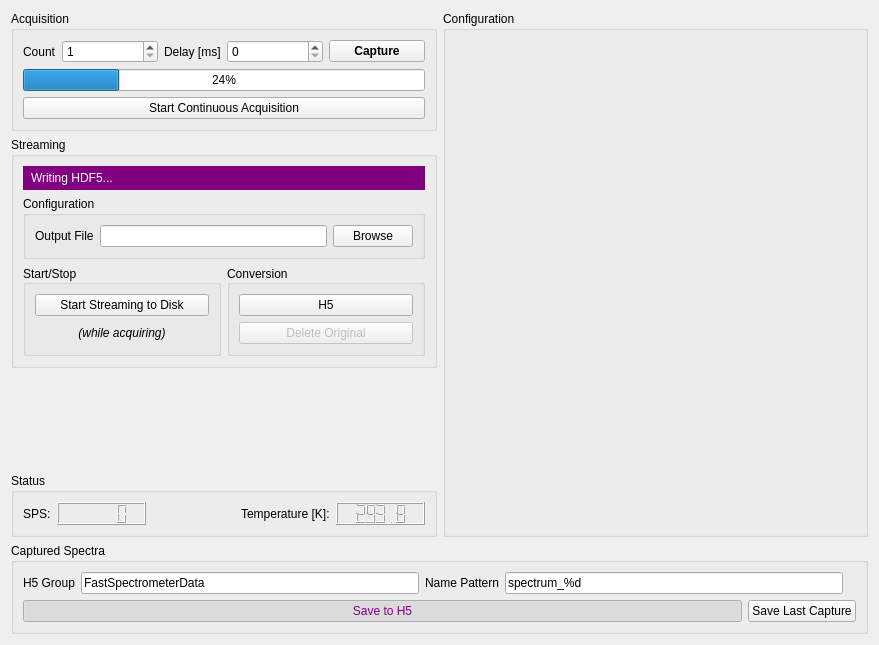
<?xml version="1.0" encoding="UTF-8"?>
<ui version="4.0">
 <class>mainForm</class>
 <widget class="QWidget" name="mainForm">
  <property name="geometry">
   <rect>
    <x>0</x>
    <y>0</y>
    <width>879</width>
    <height>645</height>
   </rect>
  </property>
  <property name="sizePolicy">
   <sizepolicy hsizetype="Expanding" vsizetype="Preferred">
    <horstretch>0</horstretch>
    <verstretch>0</verstretch>
   </sizepolicy>
  </property>
  <property name="maximumSize">
   <size>
    <width>1500</width>
    <height>2500</height>
   </size>
  </property>
  <property name="windowTitle">
   <string>Fast Spectrometer Control</string>
  </property>
  <layout class="QGridLayout" name="gridLayout_2">
   <item row="5" column="1">
    <widget class="QGroupBox" name="streamBox">
     <property name="sizePolicy">
      <sizepolicy hsizetype="Preferred" vsizetype="Minimum">
       <horstretch>1</horstretch>
       <verstretch>0</verstretch>
      </sizepolicy>
     </property>
     <property name="title">
      <string>Streaming</string>
     </property>
     <layout class="QGridLayout" name="gridLayout_5">
      <item row="1" column="0" colspan="4">
       <widget class="QGroupBox" name="groupBox_5">
        <property name="title">
         <string>Configuration</string>
        </property>
        <layout class="QHBoxLayout" name="horizontalLayout_7">
         <item>
          <widget class="QLabel" name="label">
           <property name="text">
            <string>Output File</string>
           </property>
          </widget>
         </item>
         <item>
          <widget class="QLineEdit" name="streamFile"/>
         </item>
         <item>
          <widget class="QPushButton" name="streamBrowse">
           <property name="text">
            <string>Browse</string>
           </property>
          </widget>
         </item>
        </layout>
       </widget>
      </item>
      <item row="0" column="0" colspan="4">
       <widget class="QLabel" name="writingH5">
        <property name="styleSheet">
         <string notr="true">background: purple; padding: 5px; color: white;</string>
        </property>
        <property name="text">
         <string>Writing HDF5...</string>
        </property>
       </widget>
      </item>
      <item row="5" column="2" rowspan="3" colspan="2">
       <widget class="QGroupBox" name="groupBox_3">
        <property name="title">
         <string>Conversion</string>
        </property>
        <property name="alignment">
         <set>Qt::AlignLeading|Qt::AlignLeft|Qt::AlignVCenter</set>
        </property>
        <layout class="QVBoxLayout" name="verticalLayout_5">
         <item>
          <layout class="QHBoxLayout" name="horizontalLayout_5">
           <item>
            <widget class="QPushButton" name="h5Button">
             <property name="enabled">
              <bool>true</bool>
             </property>
             <property name="text">
              <string>H5</string>
             </property>
             <property name="checkable">
              <bool>true</bool>
             </property>
            </widget>
           </item>
          </layout>
         </item>
         <item>
          <widget class="QPushButton" name="deleteButton">
           <property name="enabled">
            <bool>false</bool>
           </property>
           <property name="text">
            <string>Delete Original</string>
           </property>
           <property name="checkable">
            <bool>true</bool>
           </property>
          </widget>
         </item>
        </layout>
       </widget>
      </item>
      <item row="5" column="0" rowspan="3" colspan="2">
       <widget class="QGroupBox" name="groupBox_4">
        <property name="title">
         <string>Start/Stop</string>
        </property>
        <property name="alignment">
         <set>Qt::AlignLeading|Qt::AlignLeft|Qt::AlignVCenter</set>
        </property>
        <layout class="QVBoxLayout" name="verticalLayout_6">
         <item>
          <widget class="QPushButton" name="streamToDiskButton">
           <property name="enabled">
            <bool>true</bool>
           </property>
           <property name="text">
            <string>Start Streaming to Disk</string>
           </property>
           <property name="checkable">
            <bool>false</bool>
           </property>
          </widget>
         </item>
         <item>
          <widget class="QLabel" name="label_4">
           <property name="font">
            <font>
             <italic>true</italic>
            </font>
           </property>
           <property name="text">
            <string>(while acquiring)</string>
           </property>
           <property name="alignment">
            <set>Qt::AlignCenter</set>
           </property>
          </widget>
         </item>
        </layout>
       </widget>
      </item>
     </layout>
    </widget>
   </item>
   <item row="4" column="1">
    <widget class="QGroupBox" name="groupBox_2">
     <property name="sizePolicy">
      <sizepolicy hsizetype="Expanding" vsizetype="Minimum">
       <horstretch>1</horstretch>
       <verstretch>0</verstretch>
      </sizepolicy>
     </property>
     <property name="title">
      <string>Acquisition</string>
     </property>
     <layout class="QGridLayout" name="gridLayout">
      <item row="4" column="0" colspan="5">
       <widget class="QPushButton" name="liveViewButton">
        <property name="enabled">
         <bool>true</bool>
        </property>
        <property name="text">
         <string>Start Continuous Acquisition</string>
        </property>
        <property name="checkable">
         <bool>false</bool>
        </property>
        <property name="checked">
         <bool>false</bool>
        </property>
       </widget>
      </item>
      <item row="2" column="1">
       <widget class="QSpinBox" name="numberOfFrames">
        <property name="sizePolicy">
         <sizepolicy hsizetype="Minimum" vsizetype="Fixed">
          <horstretch>1</horstretch>
          <verstretch>0</verstretch>
         </sizepolicy>
        </property>
        <property name="minimumSize">
         <size>
          <width>0</width>
          <height>0</height>
         </size>
        </property>
        <property name="layoutDirection">
         <enum>Qt::LeftToRight</enum>
        </property>
        <property name="minimum">
         <number>1</number>
        </property>
        <property name="maximum">
         <number>999999999</number>
        </property>
        <property name="stepType">
         <enum>QAbstractSpinBox::DefaultStepType</enum>
        </property>
       </widget>
      </item>
      <item row="2" column="2">
       <widget class="QLabel" name="delayLabel">
        <property name="text">
         <string>Delay [ms]</string>
        </property>
       </widget>
      </item>
      <item row="2" column="0">
       <widget class="QLabel" name="countLabel">
        <property name="text">
         <string>Count</string>
        </property>
       </widget>
      </item>
      <item row="2" column="4">
       <widget class="QPushButton" name="captureButton">
        <property name="sizePolicy">
         <sizepolicy hsizetype="Minimum" vsizetype="Fixed">
          <horstretch>1</horstretch>
          <verstretch>0</verstretch>
         </sizepolicy>
        </property>
        <property name="maximumSize">
         <size>
          <width>16777215</width>
          <height>16777215</height>
         </size>
        </property>
        <property name="font">
         <font>
          <weight>75</weight>
          <bold>true</bold>
          <underline>false</underline>
          <kerning>true</kerning>
         </font>
        </property>
        <property name="text">
         <string>Capture</string>
        </property>
       </widget>
      </item>
      <item row="2" column="3">
       <widget class="QSpinBox" name="delayTime">
        <property name="sizePolicy">
         <sizepolicy hsizetype="Minimum" vsizetype="Fixed">
          <horstretch>1</horstretch>
          <verstretch>0</verstretch>
         </sizepolicy>
        </property>
        <property name="minimumSize">
         <size>
          <width>0</width>
          <height>0</height>
         </size>
        </property>
        <property name="layoutDirection">
         <enum>Qt::LeftToRight</enum>
        </property>
        <property name="minimum">
         <number>0</number>
        </property>
        <property name="maximum">
         <number>999999999</number>
        </property>
        <property name="stepType">
         <enum>QAbstractSpinBox::DefaultStepType</enum>
        </property>
        <property name="value">
         <number>0</number>
        </property>
       </widget>
      </item>
      <item row="3" column="0" colspan="5">
       <widget class="QProgressBar" name="progressBar">
        <property name="enabled">
         <bool>true</bool>
        </property>
        <property name="value">
         <number>24</number>
        </property>
        <property name="textVisible">
         <bool>true</bool>
        </property>
        <property name="orientation">
         <enum>Qt::Horizontal</enum>
        </property>
       </widget>
      </item>
     </layout>
     <zorder>liveViewButton</zorder>
     <zorder>delayLabel</zorder>
     <zorder>countLabel</zorder>
     <zorder>captureButton</zorder>
     <zorder>delayTime</zorder>
     <zorder>progressBar</zorder>
     <zorder>numberOfFrames</zorder>
    </widget>
   </item>
   <item row="7" column="1">
    <widget class="QGroupBox" name="statusGroup">
     <property name="sizePolicy">
      <sizepolicy hsizetype="Expanding" vsizetype="Minimum">
       <horstretch>1</horstretch>
       <verstretch>0</verstretch>
      </sizepolicy>
     </property>
     <property name="title">
      <string>Status</string>
     </property>
     <layout class="QHBoxLayout" name="horizontalLayout_3">
      <item>
       <layout class="QHBoxLayout" name="horizontalLayout_2">
        <item>
         <widget class="QLabel" name="label_8">
          <property name="text">
           <string>SPS:</string>
          </property>
         </widget>
        </item>
        <item>
         <widget class="QLCDNumber" name="fpsCounter">
          <property name="enabled">
           <bool>true</bool>
          </property>
          <property name="sizePolicy">
           <sizepolicy hsizetype="Expanding" vsizetype="Minimum">
            <horstretch>0</horstretch>
            <verstretch>0</verstretch>
           </sizepolicy>
          </property>
          <property name="smallDecimalPoint">
           <bool>false</bool>
          </property>
          <property name="digitCount">
           <number>5</number>
          </property>
          <property name="value" stdset="0">
           <double>0.000000000000000</double>
          </property>
          <property name="intValue" stdset="0">
           <number>0</number>
          </property>
         </widget>
        </item>
        <item>
         <spacer name="horizontalSpacer">
          <property name="orientation">
           <enum>Qt::Horizontal</enum>
          </property>
          <property name="sizeHint" stdset="0">
           <size>
            <width>40</width>
            <height>20</height>
           </size>
          </property>
         </spacer>
        </item>
        <item>
         <widget class="QLabel" name="temperatureLabel">
          <property name="text">
           <string>Temperature [K]:</string>
          </property>
         </widget>
        </item>
        <item>
         <widget class="QLCDNumber" name="currentTemperature">
          <property name="sizePolicy">
           <sizepolicy hsizetype="Expanding" vsizetype="Minimum">
            <horstretch>0</horstretch>
            <verstretch>0</verstretch>
           </sizepolicy>
          </property>
          <property name="smallDecimalPoint">
           <bool>false</bool>
          </property>
          <property name="digitCount">
           <number>5</number>
          </property>
          <property name="value" stdset="0">
           <double>293.750000000000000</double>
          </property>
         </widget>
        </item>
       </layout>
      </item>
     </layout>
    </widget>
   </item>
   <item row="4" column="2" rowspan="4">
    <widget class="QGroupBox" name="configBox">
     <property name="sizePolicy">
      <sizepolicy hsizetype="Expanding" vsizetype="Preferred">
       <horstretch>1</horstretch>
       <verstretch>0</verstretch>
      </sizepolicy>
     </property>
     <property name="title">
      <string>Configuration</string>
     </property>
     <layout class="QVBoxLayout" name="verticalLayout_2"/>
    </widget>
   </item>
   <item row="10" column="1" colspan="2">
    <widget class="QGroupBox" name="capturedImages">
     <property name="sizePolicy">
      <sizepolicy hsizetype="Preferred" vsizetype="Minimum">
       <horstretch>0</horstretch>
       <verstretch>0</verstretch>
      </sizepolicy>
     </property>
     <property name="minimumSize">
      <size>
       <width>0</width>
       <height>0</height>
      </size>
     </property>
     <property name="title">
      <string>Captured Spectra</string>
     </property>
     <layout class="QGridLayout" name="gridLayout_3">
      <item row="0" column="0">
       <layout class="QHBoxLayout" name="horizontalLayout">
        <item>
         <widget class="QLabel" name="h5Label">
          <property name="text">
           <string>H5 Group</string>
          </property>
         </widget>
        </item>
        <item>
         <widget class="QLineEdit" name="h5Group">
          <property name="text">
           <string>FastSpectrometerData</string>
          </property>
         </widget>
        </item>
        <item>
         <widget class="QLabel" name="label_7">
          <property name="text">
           <string>Name Pattern</string>
          </property>
         </widget>
        </item>
        <item>
         <widget class="QLineEdit" name="namePattern">
          <property name="text">
           <string>spectrum_%d</string>
          </property>
         </widget>
        </item>
        <item>
         <widget class="QLabel" name="label_10">
          <property name="text">
           <string/>
          </property>
         </widget>
        </item>
       </layout>
      </item>
      <item row="1" column="0">
       <layout class="QHBoxLayout" name="horizontalLayout_6" stretch="0,0">
        <item>
         <widget class="QPushButton" name="h5SaveButton">
          <property name="sizePolicy">
           <sizepolicy hsizetype="Minimum" vsizetype="Fixed">
            <horstretch>1</horstretch>
            <verstretch>0</verstretch>
           </sizepolicy>
          </property>
          <property name="styleSheet">
           <string notr="true">color: purple;</string>
          </property>
          <property name="text">
           <string>Save to H5</string>
          </property>
          <property name="checkable">
           <bool>true</bool>
          </property>
          <property name="checked">
           <bool>true</bool>
          </property>
         </widget>
        </item>
        <item>
         <widget class="QPushButton" name="saveLastButton">
          <property name="sizePolicy">
           <sizepolicy hsizetype="Minimum" vsizetype="Fixed">
            <horstretch>0</horstretch>
            <verstretch>0</verstretch>
           </sizepolicy>
          </property>
          <property name="maximumSize">
           <size>
            <width>16777215</width>
            <height>16777215</height>
           </size>
          </property>
          <property name="font">
           <font>
            <weight>50</weight>
            <bold>false</bold>
            <underline>false</underline>
            <kerning>true</kerning>
           </font>
          </property>
          <property name="text">
           <string>Save Last Capture</string>
          </property>
         </widget>
        </item>
       </layout>
      </item>
     </layout>
    </widget>
   </item>
   <item row="6" column="1">
    <spacer name="verticalSpacer">
     <property name="orientation">
      <enum>Qt::Vertical</enum>
     </property>
     <property name="sizeHint" stdset="0">
      <size>
       <width>20</width>
       <height>0</height>
      </size>
     </property>
    </spacer>
   </item>
  </layout>
 </widget>
 <resources/>
 <connections/>
</ui>
